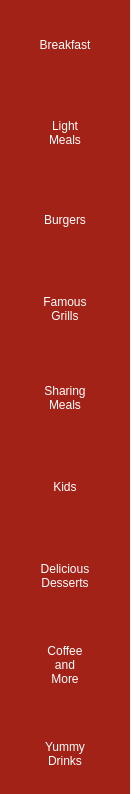
      <widget class="QFrame" name="sideBar">
       <property name="geometry">
        <rect>
         <x>3</x>
         <y>3</y>
         <width>131</width>
         <height>794</height>
        </rect>
       </property>
       <property name="styleSheet">
        <string notr="true">border-left:none;
border-top:none;
border-bottom:none;
border-right:none;</string>
       </property>
       <property name="frameShape">
        <enum>QFrame::StyledPanel</enum>
       </property>
       <property name="frameShadow">
        <enum>QFrame::Raised</enum>
       </property>
       <widget class="QPushButton" name="pBbreakfast">
        <property name="geometry">
         <rect>
          <x>0</x>
          <y>0</y>
          <width>130</width>
          <height>89</height>
         </rect>
        </property>
        <property name="cursor">
         <cursorShape>PointingHandCursor</cursorShape>
        </property>
        <property name="styleSheet">
         <string notr="true">border:none;
background-color:rgb(163,34,23);
color:white;</string>
        </property>
        <property name="text">
         <string>Breakfast</string>
        </property>
       </widget>
       <widget class="QPushButton" name="pBlightMeals">
        <property name="geometry">
         <rect>
          <x>0</x>
          <y>88</y>
          <width>130</width>
          <height>89</height>
         </rect>
        </property>
        <property name="cursor">
         <cursorShape>PointingHandCursor</cursorShape>
        </property>
        <property name="styleSheet">
         <string notr="true">border:none;
background-color:rgb(163,34,23);
color:white;</string>
        </property>
        <property name="text">
         <string>Light
Meals</string>
        </property>
       </widget>
       <widget class="QPushButton" name="pBburgers">
        <property name="geometry">
         <rect>
          <x>0</x>
          <y>175</y>
          <width>130</width>
          <height>89</height>
         </rect>
        </property>
        <property name="cursor">
         <cursorShape>PointingHandCursor</cursorShape>
        </property>
        <property name="styleSheet">
         <string notr="true">border:none;
background-color:rgb(163,34,23);
color:white;</string>
        </property>
        <property name="text">
         <string>Burgers</string>
        </property>
       </widget>
       <widget class="QPushButton" name="pBfamousGrills">
        <property name="geometry">
         <rect>
          <x>0</x>
          <y>264</y>
          <width>130</width>
          <height>89</height>
         </rect>
        </property>
        <property name="cursor">
         <cursorShape>PointingHandCursor</cursorShape>
        </property>
        <property name="styleSheet">
         <string notr="true">border:none;
background-color:rgb(163,34,23);
color:white;</string>
        </property>
        <property name="text">
         <string>Famous
Grills</string>
        </property>
       </widget>
       <widget class="QPushButton" name="pBsharingMeals">
        <property name="geometry">
         <rect>
          <x>0</x>
          <y>353</y>
          <width>130</width>
          <height>89</height>
         </rect>
        </property>
        <property name="cursor">
         <cursorShape>PointingHandCursor</cursorShape>
        </property>
        <property name="styleSheet">
         <string notr="true">border:none;
background-color:rgb(163,34,23);
color:white;</string>
        </property>
        <property name="text">
         <string>Sharing
Meals</string>
        </property>
       </widget>
       <widget class="QPushButton" name="pBkids">
        <property name="geometry">
         <rect>
          <x>0</x>
          <y>442</y>
          <width>130</width>
          <height>89</height>
         </rect>
        </property>
        <property name="cursor">
         <cursorShape>PointingHandCursor</cursorShape>
        </property>
        <property name="styleSheet">
         <string notr="true">border:none;
background-color:rgb(163,34,23);
color:white;</string>
        </property>
        <property name="text">
         <string>Kids</string>
        </property>
       </widget>
       <widget class="QPushButton" name="pBdesserts">
        <property name="geometry">
         <rect>
          <x>0</x>
          <y>531</y>
          <width>130</width>
          <height>89</height>
         </rect>
        </property>
        <property name="cursor">
         <cursorShape>PointingHandCursor</cursorShape>
        </property>
        <property name="styleSheet">
         <string notr="true">border:none;
background-color:rgb(163,34,23);
color:white;</string>
        </property>
        <property name="text">
         <string>Delicious
Desserts</string>
        </property>
       </widget>
       <widget class="QPushButton" name="pBcoffeemore">
        <property name="geometry">
         <rect>
          <x>0</x>
          <y>620</y>
          <width>130</width>
          <height>89</height>
         </rect>
        </property>
        <property name="cursor">
         <cursorShape>PointingHandCursor</cursorShape>
        </property>
        <property name="styleSheet">
         <string notr="true">border:none;
background-color:rgb(163,34,23);
color:white;</string>
        </property>
        <property name="text">
         <string>Coffee
and
More</string>
        </property>
       </widget>
       <widget class="QPushButton" name="pByummydrinks">
        <property name="geometry">
         <rect>
          <x>0</x>
          <y>709</y>
          <width>130</width>
          <height>89</height>
         </rect>
        </property>
        <property name="cursor">
         <cursorShape>PointingHandCursor</cursorShape>
        </property>
        <property name="styleSheet">
         <string notr="true">border:none;
background-color:rgb(163,34,23);
color:white;</string>
        </property>
        <property name="text">
         <string>Yummy
Drinks</string>
        </property>
       </widget>
      </widget>
